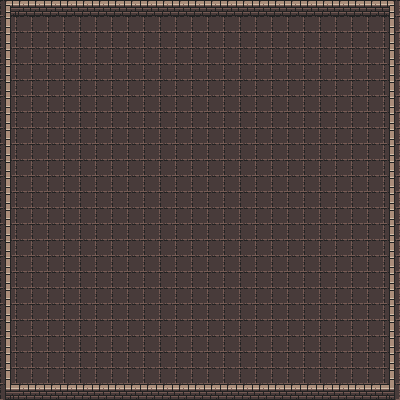

This is a level from a 2D game, rendered from its Tiled map with the project's own tilesets. A one-line summary and the complete map file follow:
An orthogonal 25x25 tile map with 16x16 px tiles, 2 tile layers (Floor, Wall), 2 tilesets and 9 objects (3x goblin, 3x imp, Player, big_zombie, big_demon).

<map version="1.10" tiledversion="1.11.2" orientation="orthogonal" renderorder="right-down" width="25" height="25" tilewidth="16" tileheight="16" infinite="0" nextlayerid="4" nextobjectid="10">
 <tileset firstgid="1" source="floor.tsx" />
 <tileset firstgid="50" source="walls.tsx" />
 <layer id="1" name="Floor" width="25" height="25">
  <data encoding="csv">
1,1,1,1,1,1,1,1,1,1,1,1,1,1,1,1,1,1,1,1,1,1,1,1,1,
1,1,1,1,1,1,1,1,1,1,1,1,1,1,1,1,1,1,1,1,1,1,1,1,1,
1,1,1,1,1,1,1,1,1,1,1,1,1,1,1,1,1,1,1,1,1,1,1,1,1,
1,1,1,1,1,1,1,1,1,1,1,1,1,1,1,1,1,1,1,1,1,1,1,1,1,
1,1,1,1,1,1,1,1,1,1,1,1,1,1,1,1,1,1,1,1,1,1,1,1,1,
1,1,1,1,1,1,1,1,1,1,1,1,1,1,1,1,1,1,1,1,1,1,1,1,1,
1,1,1,1,1,1,1,1,1,1,1,1,1,1,1,1,1,1,1,1,1,1,1,1,1,
1,1,1,1,1,1,1,1,1,1,1,1,1,1,1,1,1,1,1,1,1,1,1,1,1,
1,1,1,1,1,1,1,1,1,1,1,1,1,1,1,1,1,1,1,1,1,1,1,1,1,
1,1,1,1,1,1,1,1,1,1,1,1,1,1,1,1,1,1,1,1,1,1,1,1,1,
1,1,1,1,1,1,1,1,1,1,1,1,1,1,1,1,1,1,1,1,1,1,1,1,1,
1,1,1,1,1,1,1,1,1,1,1,1,1,1,1,1,1,1,1,1,1,1,1,1,1,
1,1,1,1,1,1,1,1,1,1,1,1,1,1,1,1,1,1,1,1,1,1,1,1,1,
1,1,1,1,1,1,1,1,1,1,1,1,1,1,1,1,1,1,1,1,1,1,1,1,1,
1,1,1,1,1,1,1,1,1,1,1,1,1,1,1,1,1,1,1,1,1,1,1,1,1,
1,1,1,1,1,1,1,1,1,1,1,1,1,1,1,1,1,1,1,1,1,1,1,1,1,
1,1,1,1,1,1,1,1,1,1,1,1,1,1,1,1,1,1,1,1,1,1,1,1,1,
1,1,1,1,1,1,1,1,1,1,1,1,1,1,1,1,1,1,1,1,1,1,1,1,1,
1,1,1,1,1,1,1,1,1,1,1,1,1,1,1,1,1,1,1,1,1,1,1,1,1,
1,1,1,1,1,1,1,1,1,1,1,1,1,1,1,1,1,1,1,1,1,1,1,1,1,
1,1,1,1,1,1,1,1,1,1,1,1,1,1,1,1,1,1,1,1,1,1,1,1,1,
1,1,1,1,1,1,1,1,1,1,1,1,1,1,1,1,1,1,1,1,1,1,1,1,1,
1,1,1,1,1,1,1,1,1,1,1,1,1,1,1,1,1,1,1,1,1,1,1,1,1,
1,1,1,1,1,1,1,1,1,1,1,1,1,1,1,1,1,1,1,1,1,1,1,1,1,
1,1,1,1,1,1,1,1,1,1,1,1,1,1,1,1,1,1,1,1,1,1,1,1,1
</data>
 </layer>
 <objectgroup id="3" name="Enemy">
  <object id="1" name="Player" x="185" y="186" width="16" height="16" />
  <object id="2" name="goblin" x="53.4185" y="324.328" width="16" height="16" />
  <object id="3" name="goblin" x="54.5815" y="49.6716" width="16" height="16" />
  <object id="4" name="imp" x="331.834" y="60.3335" width="16" height="16" />
  <object id="5" name="imp" x="346.167" y="336.666" width="16" height="16" />
  <object id="6" name="big_zombie" x="88" y="28" width="32" height="36" />
  <object id="7" name="big_demon" x="286" y="334" width="32" height="36" />
  <object id="8" name="goblin" x="303" y="63" width="16" height="16" />
  <object id="9" name="imp" x="67" y="347" width="16" height="16" />
 </objectgroup>
 <layer id="2" name="Wall" width="25" height="25">
  <data encoding="csv">
51,88,88,88,88,88,88,88,88,88,88,88,88,88,88,88,88,88,88,88,88,88,88,88,53,
62,0,0,0,0,0,0,0,0,0,0,0,0,0,0,0,0,0,0,0,0,0,0,0,62,
62,0,0,0,0,0,0,0,0,0,0,0,0,0,0,0,0,0,0,0,0,0,0,0,62,
62,0,0,0,0,0,0,0,0,0,0,0,0,0,0,0,0,0,0,0,0,0,0,0,62,
62,0,0,0,0,0,0,0,0,0,0,0,0,0,0,0,0,0,0,0,0,0,0,0,62,
62,0,0,0,0,0,0,0,0,0,0,0,0,0,0,0,0,0,0,0,0,0,0,0,62,
62,0,0,0,0,0,0,0,0,0,0,0,0,0,0,0,0,0,0,0,0,0,0,0,62,
62,0,0,0,0,0,0,0,0,0,0,0,0,0,0,0,0,0,0,0,0,0,0,0,62,
62,0,0,0,0,0,0,0,0,0,0,0,0,0,0,0,0,0,0,0,0,0,0,0,62,
62,0,0,0,0,0,0,0,0,0,0,0,0,0,0,0,0,0,0,0,0,0,0,0,62,
62,0,0,0,0,0,0,0,0,0,0,0,0,0,0,0,0,0,0,0,0,0,0,0,62,
62,0,0,0,0,0,0,0,0,0,0,0,0,0,0,0,0,0,0,0,0,0,0,0,62,
62,0,0,0,0,0,0,0,0,0,0,0,0,0,0,0,0,0,0,0,0,0,0,0,62,
62,0,0,0,0,0,0,0,0,0,0,0,0,0,0,0,0,0,0,0,0,0,0,0,62,
62,0,0,0,0,0,0,0,0,0,0,0,0,0,0,0,0,0,0,0,0,0,0,0,62,
62,0,0,0,0,0,0,0,0,0,0,0,0,0,0,0,0,0,0,0,0,0,0,0,62,
62,0,0,0,0,0,0,0,0,0,0,0,0,0,0,0,0,0,0,0,0,0,0,0,62,
62,0,0,0,0,0,0,0,0,0,0,0,0,0,0,0,0,0,0,0,0,0,0,0,62,
62,0,0,0,0,0,0,0,0,0,0,0,0,0,0,0,0,0,0,0,0,0,0,0,62,
62,0,0,0,0,0,0,0,0,0,0,0,0,0,0,0,0,0,0,0,0,0,0,0,62,
62,0,0,0,0,0,0,0,0,0,0,0,0,0,0,0,0,0,0,0,0,0,0,0,62,
62,0,0,0,0,0,0,0,0,0,0,0,0,0,0,0,0,0,0,0,0,0,0,0,62,
62,0,0,0,0,0,0,0,0,0,0,0,0,0,0,0,0,0,0,0,0,0,0,0,62,
62,0,0,0,0,0,0,0,0,0,0,0,0,0,0,0,0,0,0,0,0,0,0,0,62,
75,88,88,88,88,88,88,88,88,88,88,88,88,88,88,88,88,88,88,88,88,88,88,88,77
</data>
 </layer>
</map>
